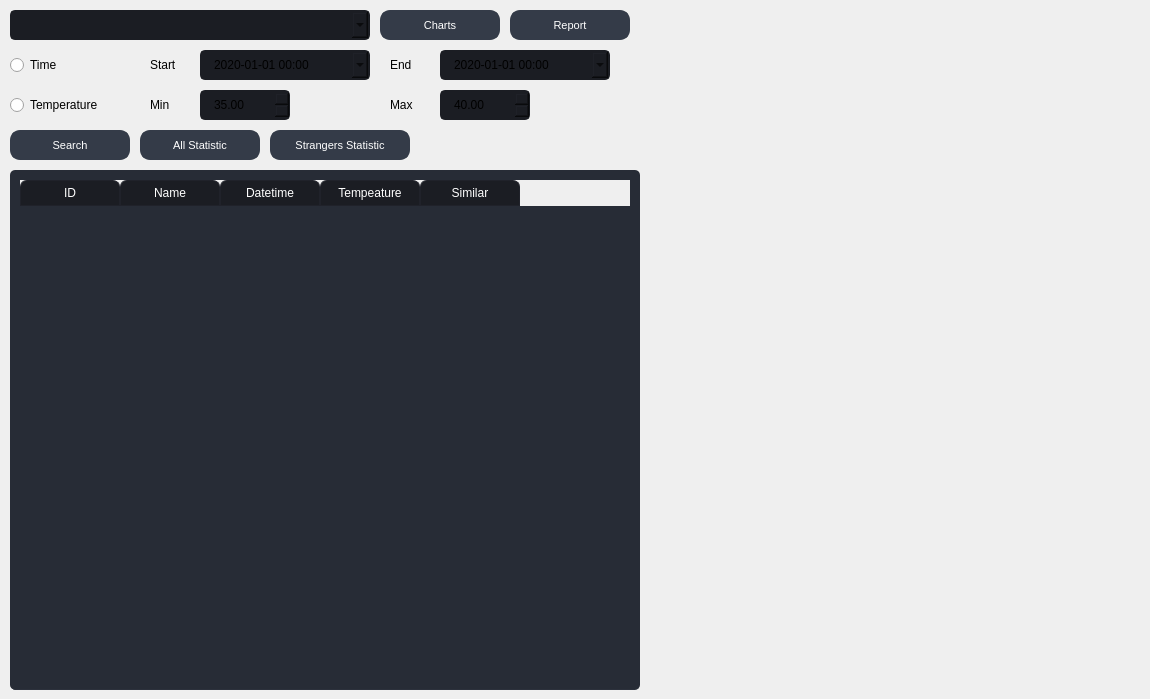
             <widget class="QWidget" name="page_statistic">
              <widget class="QTableWidget" name="table_statistics">
               <property name="geometry">
                <rect>
                 <x>10</x>
                 <y>170</y>
                 <width>630</width>
                 <height>520</height>
                </rect>
               </property>
               <property name="styleSheet">
                <string notr="true">QTableWidget {	
	background-color: rgb(39, 44, 54);
	padding: 10px;
	border-radius: 5px;
	gridline-color: rgb(44, 49, 60);
	border-bottom: 1px solid rgb(44, 49, 60);
}
QTableWidget::item{
	border-color: rgb(44, 49, 60);
	padding-left: 5px;
	padding-right: 5px;
	gridline-color: rgb(44, 49, 60);
}
QTableWidget::item:selected{
	background-color: rgb(85, 170, 255);
}
QScrollBar:horizontal {
    border: none;
    background: rgb(52, 59, 72);
    height: 14px;
    margin: 0px 21px 0 21px;
	border-radius: 0px;
}
 QScrollBar:vertical {
	border: none;
    background: rgb(52, 59, 72);
    width: 14px;
    margin: 21px 0 21px 0;
	border-radius: 0px;
 }
QHeaderView::section{
	Background-color: rgb(39, 44, 54);
	max-width: 30px;
	border: 1px solid rgb(44, 49, 60);
	border-style: none;
    border-bottom: 1px solid rgb(44, 49, 60);
    border-right: 1px solid rgb(44, 49, 60);
}
QTableWidget::horizontalHeader {	
	background-color: rgb(81, 255, 0);
}
QHeaderView::section:horizontal
{
    border: 1px solid rgb(32, 34, 42);
	background-color: rgb(27, 29, 35);
	color: rgb(255, 255, 255);
	padding: 3px;
	border-top-left-radius: 7px;
    border-top-right-radius: 7px;
}
QHeaderView::section:vertical
{
    border: 1px solid rgb(44, 49, 60);
}
</string>
               </property>
               <property name="selectionBehavior">
                <enum>QAbstractItemView::SelectRows</enum>
               </property>
               <property name="sortingEnabled">
                <bool>true</bool>
               </property>
               <attribute name="verticalHeaderVisible">
                <bool>false</bool>
               </attribute>
               <column>
                <property name="text">
                 <string>ID</string>
                </property>
               </column>
               <column>
                <property name="text">
                 <string>Name</string>
                </property>
               </column>
               <column>
                <property name="text">
                 <string>Datetime</string>
                </property>
               </column>
               <column>
                <property name="text">
                 <string>Tempeature</string>
                </property>
               </column>
               <column>
                <property name="text">
                 <string>Similar</string>
                </property>
               </column>
              </widget>
              <widget class="QDateTimeEdit" name="dateTimeEdit_start">
               <property name="geometry">
                <rect>
                 <x>200</x>
                 <y>50</y>
                 <width>170</width>
                 <height>30</height>
                </rect>
               </property>
               <property name="font">
                <font>
                 <family>Segoe UI</family>
                 <pointsize>9</pointsize>
                </font>
               </property>
               <property name="styleSheet">
                <string notr="true">QDateTimeEdit{
	background-color: rgb(27, 29, 35);
	border-radius: 5px;
	border: 2px solid rgb(27, 29, 35);
	padding: 5px;
	padding-left: 10px;
}
QDateTimeEdit:hover{
	border: 2px solid rgb(64, 71, 88);
}
QDateTimeEdit QAbstractItemView {
	color: rgb(85, 170, 255);	
	background-color: rgb(27, 29, 35);
	padding: 10px;
	selection-background-color: rgb(39, 44, 54);
}</string>
               </property>
               <property name="minimumDate">
                <date>
                 <year>2020</year>
                 <month>1</month>
                 <day>1</day>
                </date>
               </property>
               <property name="displayFormat">
                <string>yyyy-MM-dd HH:mm</string>
               </property>
               <property name="calendarPopup">
                <bool>true</bool>
               </property>
              </widget>
              <widget class="QDateTimeEdit" name="dateTimeEdit_end">
               <property name="geometry">
                <rect>
                 <x>440</x>
                 <y>50</y>
                 <width>170</width>
                 <height>30</height>
                </rect>
               </property>
               <property name="font">
                <font>
                 <family>Segoe UI</family>
                 <pointsize>9</pointsize>
                </font>
               </property>
               <property name="styleSheet">
                <string notr="true">QDateTimeEdit {
	background-color: rgb(27, 29, 35);
	border-radius: 5px;
	border: 2px solid rgb(27, 29, 35);
	padding-left: 10px;
}
QDateTimeEdit:hover {
	border: 2px solid rgb(64, 71, 88);
}
QDateTimeEdit:focus {
	border: 2px solid rgb(91, 101, 124);
}</string>
               </property>
               <property name="minimumDate">
                <date>
                 <year>2020</year>
                 <month>1</month>
                 <day>1</day>
                </date>
               </property>
               <property name="displayFormat">
                <string>yyyy-MM-dd HH:mm</string>
               </property>
               <property name="calendarPopup">
                <bool>true</bool>
               </property>
              </widget>
              <widget class="QLabel" name="label_start_time">
               <property name="geometry">
                <rect>
                 <x>150</x>
                 <y>50</y>
                 <width>40</width>
                 <height>30</height>
                </rect>
               </property>
               <property name="font">
                <font>
                 <family>Segoe UI</family>
                 <pointsize>9</pointsize>
                </font>
               </property>
               <property name="text">
                <string>Start</string>
               </property>
              </widget>
              <widget class="QLabel" name="label_end_time">
               <property name="geometry">
                <rect>
                 <x>390</x>
                 <y>50</y>
                 <width>40</width>
                 <height>30</height>
                </rect>
               </property>
               <property name="font">
                <font>
                 <family>Segoe UI</family>
                 <pointsize>9</pointsize>
                </font>
               </property>
               <property name="text">
                <string>End</string>
               </property>
              </widget>
              <widget class="QRadioButton" name="radiobutton_time">
               <property name="geometry">
                <rect>
                 <x>10</x>
                 <y>50</y>
                 <width>120</width>
                 <height>30</height>
                </rect>
               </property>
               <property name="font">
                <font>
                 <family>Segoe UI</family>
                 <pointsize>9</pointsize>
                </font>
               </property>
               <property name="styleSheet">
                <string notr="true"/>
               </property>
               <property name="text">
                <string>Time</string>
               </property>
               <property name="checked">
                <bool>false</bool>
               </property>
              </widget>
              <widget class="QRadioButton" name="radiobutton_temperature">
               <property name="geometry">
                <rect>
                 <x>10</x>
                 <y>90</y>
                 <width>120</width>
                 <height>30</height>
                </rect>
               </property>
               <property name="font">
                <font>
                 <family>Segoe UI</family>
                 <pointsize>9</pointsize>
                </font>
               </property>
               <property name="text">
                <string>Temperature</string>
               </property>
              </widget>
              <widget class="QLabel" name="label_min_temperature">
               <property name="geometry">
                <rect>
                 <x>150</x>
                 <y>90</y>
                 <width>40</width>
                 <height>30</height>
                </rect>
               </property>
               <property name="font">
                <font>
                 <family>Segoe UI</family>
                 <pointsize>9</pointsize>
                </font>
               </property>
               <property name="text">
                <string>Min</string>
               </property>
              </widget>
              <widget class="QDoubleSpinBox" name="doubleSpinBox_min_temperature">
               <property name="geometry">
                <rect>
                 <x>200</x>
                 <y>90</y>
                 <width>90</width>
                 <height>30</height>
                </rect>
               </property>
               <property name="styleSheet">
                <string notr="true">QDoubleSpinBox {
	background-color: rgb(27, 29, 35);
	border-radius: 5px;
	border: 2px solid rgb(27, 29, 35);
	padding-left: 10px;
}
QDoubleSpinBox:hover {
	border: 2px solid rgb(64, 71, 88);
}
QDoubleSpinBox:focus {
	border: 2px solid rgb(91, 101, 124);
}</string>
               </property>
               <property name="minimum">
                <double>35.000000000000000</double>
               </property>
               <property name="maximum">
                <double>40.000000000000000</double>
               </property>
               <property name="singleStep">
                <double>0.100000000000000</double>
               </property>
              </widget>
              <widget class="QDoubleSpinBox" name="doubleSpinBox_max_temperature">
               <property name="geometry">
                <rect>
                 <x>440</x>
                 <y>90</y>
                 <width>90</width>
                 <height>30</height>
                </rect>
               </property>
               <property name="styleSheet">
                <string notr="true">QDoubleSpinBox {
	background-color: rgb(27, 29, 35);
	border-radius: 5px;
	border: 2px solid rgb(27, 29, 35);
	padding-left: 10px;
}
QDoubleSpinBox:hover {
	border: 2px solid rgb(64, 71, 88);
}
QDoubleSpinBox:focus {
	border: 2px solid rgb(91, 101, 124);
}</string>
               </property>
               <property name="minimum">
                <double>35.000000000000000</double>
               </property>
               <property name="maximum">
                <double>40.000000000000000</double>
               </property>
               <property name="singleStep">
                <double>0.100000000000000</double>
               </property>
               <property name="value">
                <double>40.000000000000000</double>
               </property>
              </widget>
              <widget class="QLabel" name="label_max_temperature">
               <property name="geometry">
                <rect>
                 <x>390</x>
                 <y>90</y>
                 <width>40</width>
                 <height>30</height>
                </rect>
               </property>
               <property name="font">
                <font>
                 <family>Segoe UI</family>
                 <pointsize>9</pointsize>
                </font>
               </property>
               <property name="text">
                <string>Max</string>
               </property>
              </widget>
              <widget class="QPushButton" name="button_search_statistics">
               <property name="geometry">
                <rect>
                 <x>10</x>
                 <y>130</y>
                 <width>120</width>
                 <height>30</height>
                </rect>
               </property>
               <property name="font">
                <font>
                 <family>Segoe UI</family>
                 <pointsize>8</pointsize>
                </font>
               </property>
               <property name="styleSheet">
                <string notr="true">QPushButton {
	border: 2px solid rgb(52, 59, 72);
	border-radius: 10px;	
	background-color: rgb(52, 59, 72);
	color: rgb(255, 255, 255);
}
QPushButton:hover {
	background-color: rgb(57, 65, 80);
	color: rgb(227, 227, 227);
	border: 2px solid rgb(61, 70, 86);
}
QPushButton:pressed {	
	background-color: rgb(35, 40, 49);
	color: rgb(255, 255, 255);
	border: 2px solid rgb(43, 50, 61);
}</string>
               </property>
               <property name="text">
                <string>Search</string>
               </property>
               <property name="icon">
                <iconset resource="../files.qrc">
                 <normaloff>:/16x16/data/resources/icons/16x16/cil-magnifying-glass.png</normaloff>:/16x16/data/resources/icons/16x16/cil-magnifying-glass.png</iconset>
               </property>
              </widget>
              <widget class="QComboBox" name="comboBox_profiles">
               <property name="geometry">
                <rect>
                 <x>10</x>
                 <y>10</y>
                 <width>360</width>
                 <height>30</height>
                </rect>
               </property>
               <property name="font">
                <font>
                 <family>Segoe UI</family>
                 <pointsize>9</pointsize>
                </font>
               </property>
               <property name="styleSheet">
                <string notr="true">QComboBox{
	background-color: rgb(27, 29, 35);
	border-radius: 5px;
	border: 2px solid rgb(27, 29, 35);
	padding: 5px;
	padding-left: 10px;
}
QComboBox:hover{
	border: 2px solid rgb(64, 71, 88);
}
QComboBox QAbstractItemView {
	color: rgb(85, 170, 255);	
	background-color: rgb(27, 29, 35);
	padding: 10px;
	selection-background-color: rgb(39, 44, 54);
}</string>
               </property>
              </widget>
              <widget class="QPushButton" name="button_person_plot">
               <property name="geometry">
                <rect>
                 <x>380</x>
                 <y>10</y>
                 <width>120</width>
                 <height>30</height>
                </rect>
               </property>
               <property name="font">
                <font>
                 <family>Segoe UI</family>
                 <pointsize>8</pointsize>
                </font>
               </property>
               <property name="styleSheet">
                <string notr="true">QPushButton {
	border: 2px solid rgb(52, 59, 72);
	border-radius: 10px;	
	background-color: rgb(52, 59, 72);
	color: rgb(255, 255, 255);
}
QPushButton:hover {
	background-color: rgb(57, 65, 80);
	color: rgb(227, 227, 227);
	border: 2px solid rgb(61, 70, 86);
}
QPushButton:pressed {	
	background-color: rgb(35, 40, 49);
	color: rgb(255, 255, 255);
	border: 2px solid rgb(43, 50, 61);
}</string>
               </property>
               <property name="text">
                <string>Charts</string>
               </property>
               <property name="icon">
                <iconset resource="../files.qrc">
                 <normaloff>:/16x16/data/resources/icons/16x16/cil-chart.png</normaloff>:/16x16/data/resources/icons/16x16/cil-chart.png</iconset>
               </property>
              </widget>
              <widget class="QPushButton" name="button_all_statistic">
               <property name="geometry">
                <rect>
                 <x>140</x>
                 <y>130</y>
                 <width>120</width>
                 <height>30</height>
                </rect>
               </property>
               <property name="font">
                <font>
                 <family>Segoe UI</family>
                 <pointsize>8</pointsize>
                </font>
               </property>
               <property name="styleSheet">
                <string notr="true">QPushButton {
	border: 2px solid rgb(52, 59, 72);
	border-radius: 10px;	
	background-color: rgb(52, 59, 72);
	color: rgb(255, 255, 255);
}
QPushButton:hover {
	background-color: rgb(57, 65, 80);
	color: rgb(227, 227, 227);
	border: 2px solid rgb(61, 70, 86);
}
QPushButton:pressed {	
	background-color: rgb(35, 40, 49);
	color: rgb(255, 255, 255);
	border: 2px solid rgb(43, 50, 61);
}</string>
               </property>
               <property name="text">
                <string>All Statistic</string>
               </property>
               <property name="icon">
                <iconset resource="../files.qrc">
                 <normaloff>:/16x16/data/resources/icons/16x16/cil-reload.png</normaloff>:/16x16/data/resources/icons/16x16/cil-reload.png</iconset>
               </property>
              </widget>
              <widget class="QPushButton" name="button_report">
               <property name="geometry">
                <rect>
                 <x>510</x>
                 <y>10</y>
                 <width>120</width>
                 <height>30</height>
                </rect>
               </property>
               <property name="font">
                <font>
                 <family>Segoe UI</family>
                 <pointsize>8</pointsize>
                </font>
               </property>
               <property name="styleSheet">
                <string notr="true">QPushButton {
	border: 2px solid rgb(52, 59, 72);
	border-radius: 10px;	
	background-color: rgb(52, 59, 72);
	color: rgb(255, 255, 255);
}
QPushButton:hover {
	background-color: rgb(57, 65, 80);
	color: rgb(227, 227, 227);
	border: 2px solid rgb(61, 70, 86);
}
QPushButton:pressed {	
	background-color: rgb(35, 40, 49);
	color: rgb(255, 255, 255);
	border: 2px solid rgb(43, 50, 61);
}</string>
               </property>
               <property name="text">
                <string>Report</string>
               </property>
               <property name="icon">
                <iconset resource="../files.qrc">
                 <normaloff>:/16x16/data/resources/icons/16x16/cil-notes.png</normaloff>:/16x16/data/resources/icons/16x16/cil-notes.png</iconset>
               </property>
              </widget>
              <widget class="QPushButton" name="button_strangers_statistic">
               <property name="geometry">
                <rect>
                 <x>270</x>
                 <y>130</y>
                 <width>140</width>
                 <height>30</height>
                </rect>
               </property>
               <property name="font">
                <font>
                 <family>Segoe UI</family>
                 <pointsize>8</pointsize>
                </font>
               </property>
               <property name="styleSheet">
                <string notr="true">QPushButton {
	border: 2px solid rgb(52, 59, 72);
	border-radius: 10px;	
	background-color: rgb(52, 59, 72);
	color: rgb(255, 255, 255);
}
QPushButton:hover {
	background-color: rgb(57, 65, 80);
	color: rgb(227, 227, 227);
	border: 2px solid rgb(61, 70, 86);
}
QPushButton:pressed {	
	background-color: rgb(35, 40, 49);
	color: rgb(255, 255, 255);
	border: 2px solid rgb(43, 50, 61);
}</string>
               </property>
               <property name="text">
                <string>Strangers Statistic</string>
               </property>
               <property name="icon">
                <iconset resource="../files.qrc">
                 <normaloff>:/16x16/data/resources/icons/16x16/cil-chart-pie.png</normaloff>:/16x16/data/resources/icons/16x16/cil-chart-pie.png</iconset>
               </property>
              </widget>
              <widget class="QWidget" name="verticalLayoutWidget">
               <property name="geometry">
                <rect>
                 <x>650</x>
                 <y>50</y>
                 <width>491</width>
                 <height>311</height>
                </rect>
               </property>
               <layout class="QVBoxLayout" name="verticalLayout_pie_person_passage_day"/>
              </widget>
              <widget class="QWidget" name="verticalLayoutWidget_2">
               <property name="geometry">
                <rect>
                 <x>650</x>
                 <y>370</y>
                 <width>491</width>
                 <height>311</height>
                </rect>
               </property>
               <layout class="QVBoxLayout" name="verticalLayout_pie_person_passage_alltime"/>
              </widget>
             </widget>
